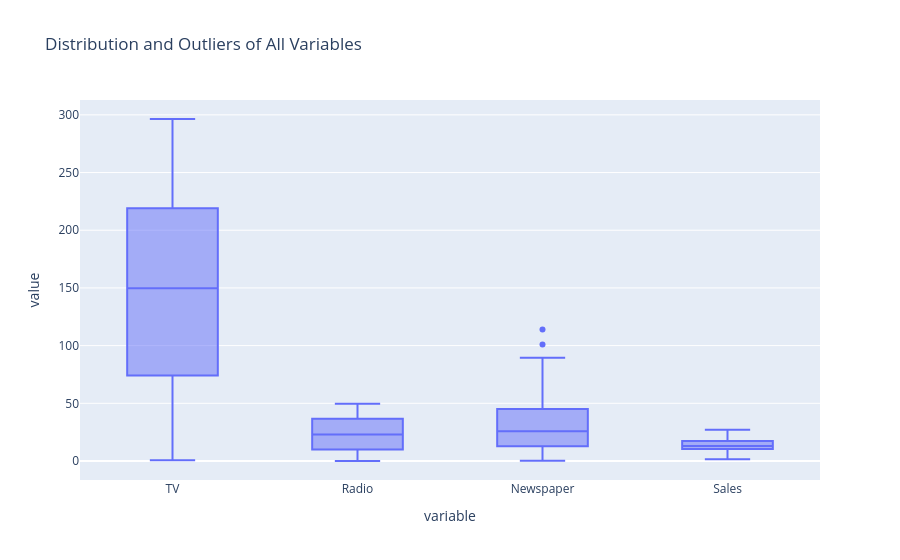

Notebook code cell kept with this figure:
### Code cell
fig = px.box(
    df,
    y=["TV", "Radio", "Newspaper", "Sales"],
    title="Distribution and Outliers of All Variables"
)

fig.show()

### Figure 1 — Plotly figure (JSON) as saved in the notebook; plotly's stock layout.template omitted (floating-point values rounded to 4 significant figures; data arrays with more than 128 entries replaced by an {"elided": "..."} marker saying what was removed)
{"data": [{"alignmentgroup": "True", "hovertemplate": "variable=%{x}<br>value=%{y}<extra></extra>", "legendgroup": "", "marker": {"color": "#636efa"}, "name": "", "notched": false, "offsetgroup": "", "orientation": "v", "showlegend": false, "type": "box", "x": {"elided": "800 str values"}, "x0": " ", "xaxis": "x", "y": {"elided": "800 float values"}, "y0": " ", "yaxis": "y"}], "layout": {"boxmode": "group", "legend": {"tracegroupgap": 0}, "title": {"text": "Distribution and Outliers of All Variables"}, "xaxis": {"anchor": "y", "domain": [0, 1], "title": {"text": "variable"}}, "yaxis": {"anchor": "x", "domain": [0, 1], "title": {"text": "value"}}}}
